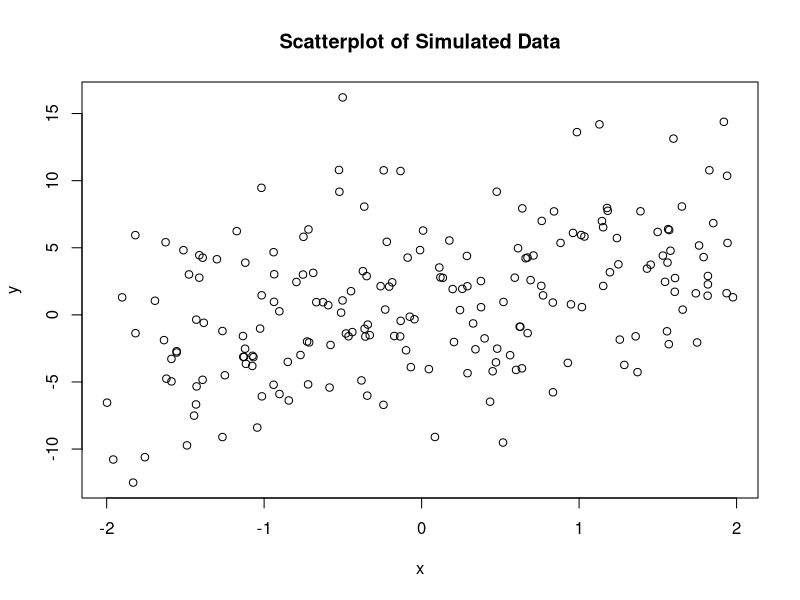
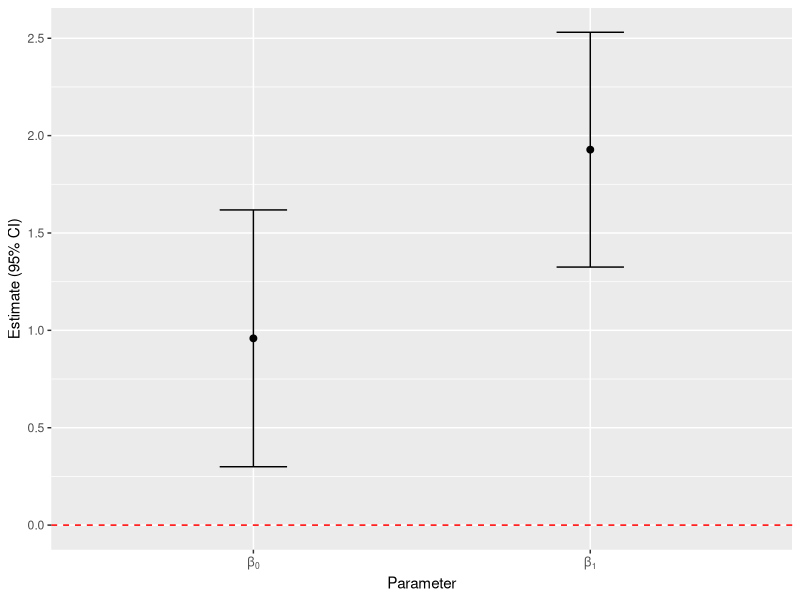
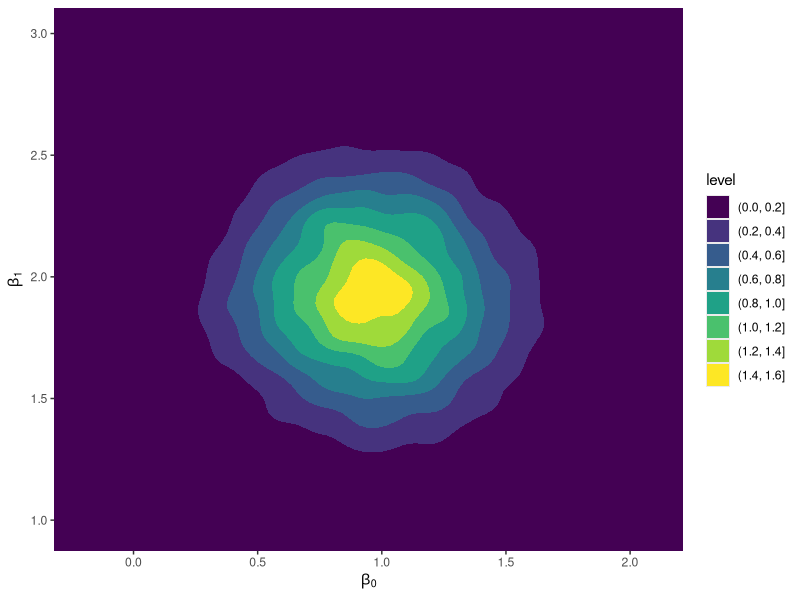
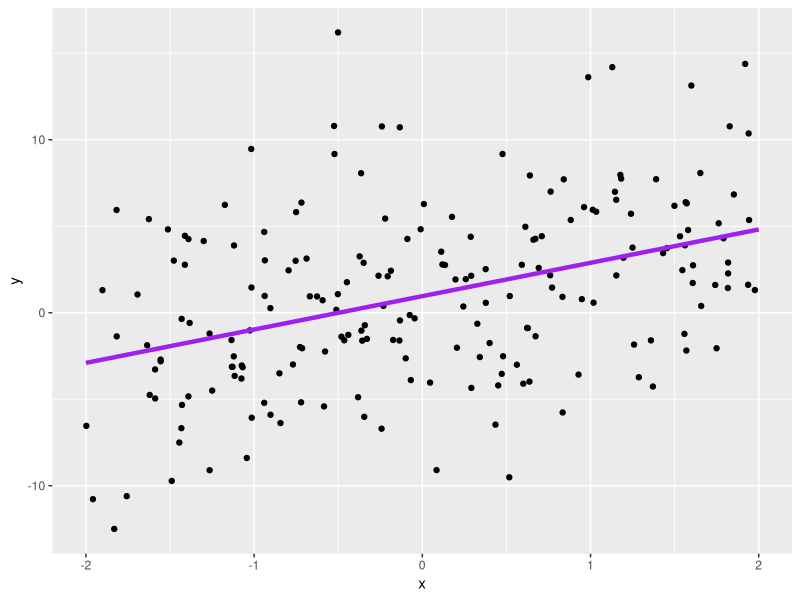
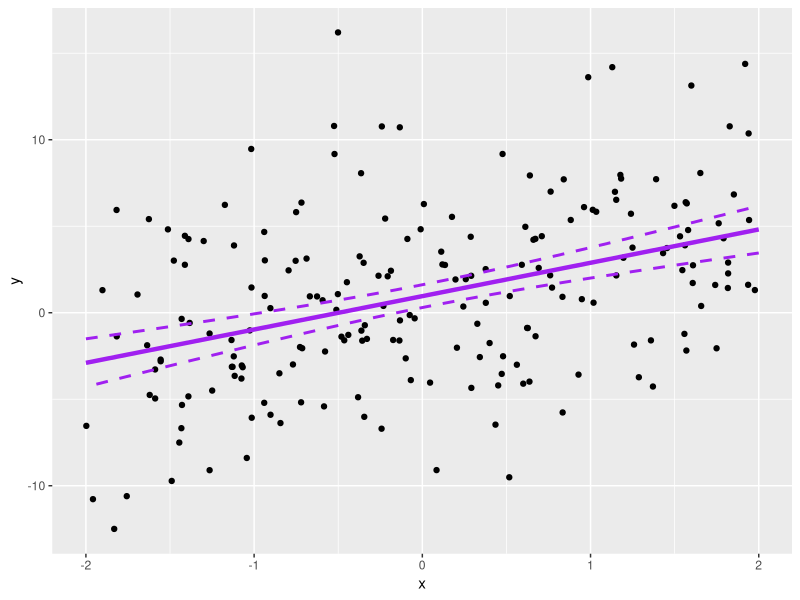
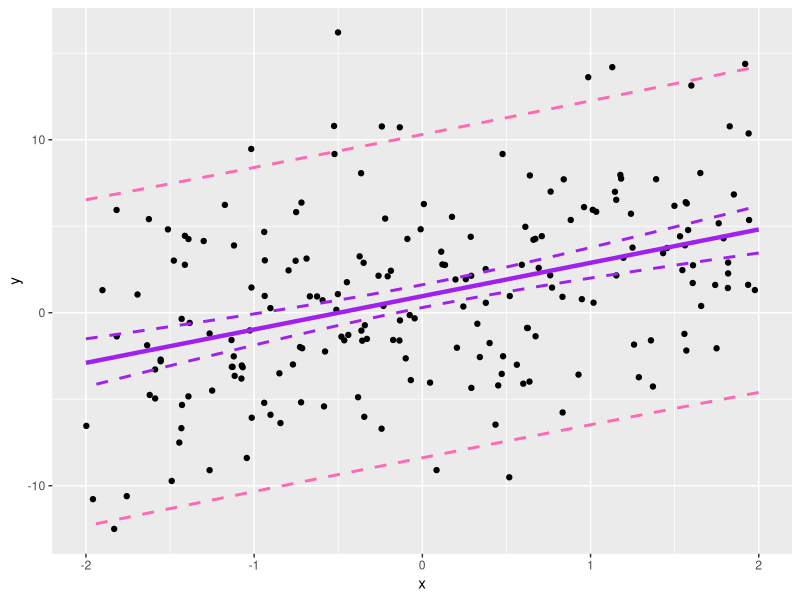
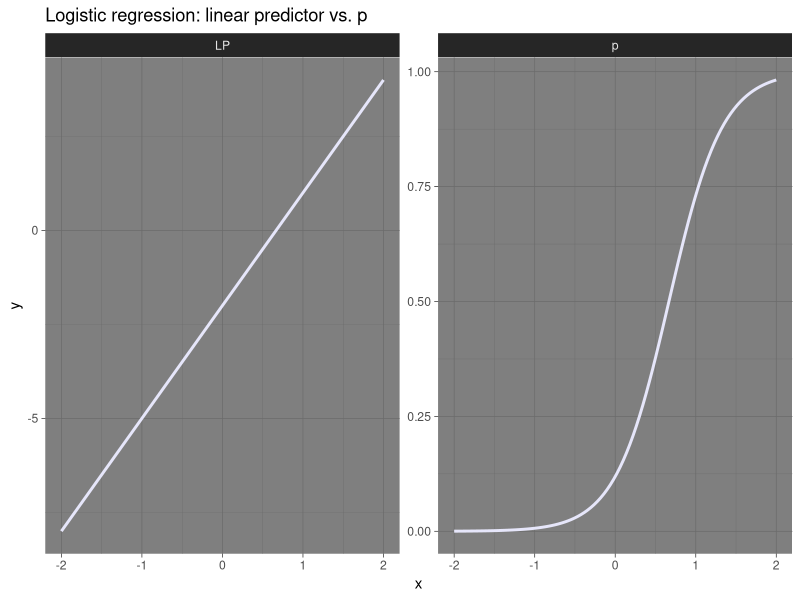
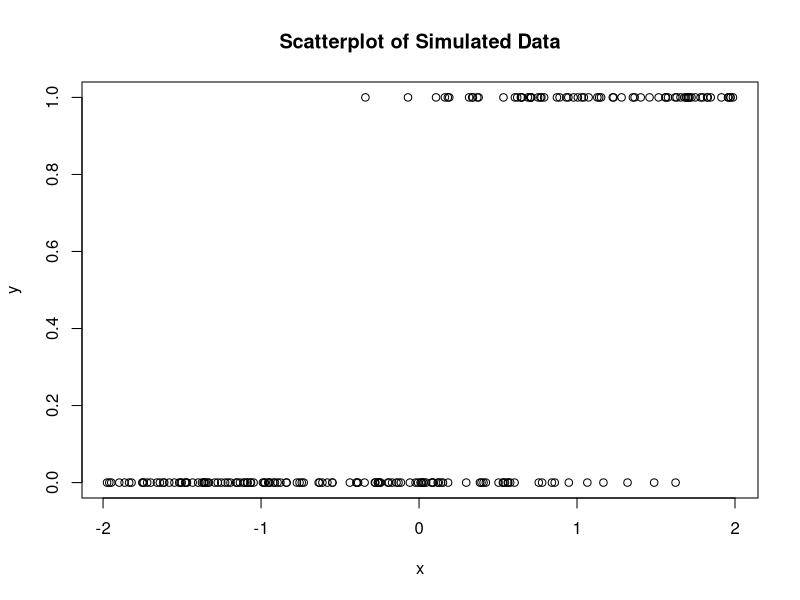

The R source for these figures, in order:
## ---- chunk 1
#| echo: true

b0 <- 1
b1 <- 2
sigma <- 5
## ---- chunk 2
#| echo: true

set.seed(123)
x <- runif(n = 200, min = -2, max = 2)
## ---- chunk 3
#| echo: true

set.seed(123)
epsilon <- rnorm(n = length(x), mean = 0, sd = sigma)
## ---- chunk 4
#| echo: true

y <- b0 + b1*x + epsilon
## ---- chunk 5
#| echo: true

lm_data <- data.frame(x = x, y = y)
head(lm_data)
## ---- chunk 6
#| echo: true
#| fig-align: center

plot(lm_data$x, lm_data$y, xlab = "x", ylab = "y", main = "Scatterplot of Simulated Data")
## ---- chunk 7
#| echo: true

my_lm <- lm(y ~ x, data = lm_data)
## ---- chunk 8
#| echo: true

summary(my_lm)
## ---- chunk 9
#| echo: true

sd(resid(my_lm))
## ---- chunk 10
#| echo: true

confint(my_lm)
## ---- chunk 11
#| echo: true

# Combine coefficients with confidence intervals
beta_data <- as.data.frame(cbind(coef(my_lm), confint(my_lm)))
# Rename columns
names(beta_data) <- c("est", "lwr", "upr")
# Add a label
beta_data$param <- c("b0", "b1")
# Print
beta_data
## ---- chunk 12
#| echo: true
#| fig-align: center

library(ggplot2)

ggplot(beta_data, aes(x = param, y = est, ymin = lwr, ymax = upr)) +
  geom_errorbar(width = 0.2) +
  geom_point(size = 2) +
  geom_hline(yintercept = 0, color = "red", linetype = "dashed") +
  labs(x = "Parameter", y = "Estimate (95% CI)") +
  scale_x_discrete(breaks = c("b0", "b1"), labels = expression(beta[0], beta[1]))

## ---- chunk 13
#| echo: true

vcov(my_lm)
## ---- chunk 14
#| echo: true

# Load a package for working with multivariate distributions
library(mvtnorm)

# Draw a large number of samples from a multivariate normal distribution
beta_samps <- rmvnorm(n = 10000,
                      # mean is given by the point estimate
                      mean = coef(my_lm),
                      # sigma is given by the var-covar matrix
                      sigma = vcov(my_lm))
head(beta_samps)

# Convert to data.frame for plotting with ggplot
beta_samps <- as.data.frame(beta_samps)
names(beta_samps) <- c("b0", "b1")

# Plot
ggplot(beta_samps, aes(x = b0, y = b1)) +
  geom_density_2d_filled() +
  coord_cartesian(expand = FALSE) +
  labs(x = expression(beta[0]),
       y = expression(beta[1]))
## ---- chunk 15
#| echo: true
#| fig-align: center

# Create a new data.frame of x values to predict over
my_lm_pred <- data.frame(x = seq(-2, 2, length.out = 100))

# Predict the value of the line
my_lm_pred$est <- predict(my_lm, newdata = my_lm_pred)

# Plot
p <- ggplot() +
  # Plot the raw data points
  geom_point(aes(x = x, y = y), data = lm_data) +
  # Plot the regression line
  geom_line(aes(x = x, y = est), data = my_lm_pred,
            color = "purple", linewidth = 1.5)

p

## ---- chunk 16
#| echo: true
#| fig-align: center

# Predict confidence interval
my_lm_confint <- cbind(my_lm_pred,
                       predict(my_lm, newdata = my_lm_pred, 
                               interval = "confidence"))

# Plot
p2 <- p +
  # Add the confidence interval
  geom_ribbon(aes(x = x, y = est, ymin = lwr, ymax = upr), data = my_lm_confint,
              fill = NA, color = "purple", linewidth = 1, linetype = "dashed")

p2
## ---- chunk 17
#| echo: true
#| fig-align: center

# Predict prediction interval
my_lm_predint <- cbind(my_lm_pred,
                       predict(my_lm, newdata = my_lm_pred, 
                               interval = "prediction"))

# Plot
p3 <- p2 +
  # Add the prediction interval
  geom_ribbon(aes(x = x, y = est, ymin = lwr, ymax = upr), data = my_lm_predint,
              fill = NA, color = "hotpink", linewidth = 1, linetype = "dashed")

p3
## ---- chunk 18
#| echo: true
#| code-fold: true
#| fig-align: center

# Some x
x <- seq(-2, 2, length.out = 100)

# Some betas
b0 <- -2
b1 <- 3

# The linear predictor
lp <- b0 + b1*x

# Back-transform
p <- plogis(lp)

# Put it in a data.frame for ggplot
df <- rbind(data.frame(x = x, y = lp, which = "LP"),
            data.frame(x = x, y = p, which = "p")
)

# Plot
ggplot(df, aes(x = x, y = y)) +
  facet_wrap(~ which, scales = "free") +
  geom_line(linewidth = 1, color = "lavender") +
  ggtitle("Logistic regression: linear predictor vs. p") +
  theme_dark()

## ---- chunk 19
#| echo: true

b0 <- -2
b1 <- 3
N <- 1
## ---- chunk 20
#| echo: true

set.seed(321)
x <- runif(n = 200, min = -2, max = 2)
## ---- chunk 21
#| echo: true

# Note plogis() is the inverse logit function
p <- plogis(b0 + b1*x)
## ---- chunk 22
#| echo: true

# Note plogis() is the inverse logit function
y <- rbinom(n = length(x), size = N, prob = p)
## ---- chunk 23
#| echo: true

glm_data <- data.frame(x = x, y = y)
## ---- chunk 24
#| echo: true
#| fig-align: center

plot(glm_data$x, glm_data$y, xlab = "x", ylab = "y", main = "Scatterplot of Simulated Data")
## ---- chunk 25
#| echo: true

my_glm <- glm(y ~ x, data = glm_data, family = binomial(link = "logit"))
## ---- chunk 26
#| echo: true

summary(my_glm)
## ---- chunk 27
#| echo: true
#| fig-align: center
#| message: false

# Combine coefficients with confidence intervals
beta_data <- as.data.frame(cbind(coef(my_glm), confint(my_glm)))
# Rename columns
names(beta_data) <- c("est", "lwr", "upr")
# Add a label
beta_data$param <- c("b0", "b1")

ggplot(beta_data, aes(x = param, y = est, ymin = lwr, ymax = upr)) +
  geom_errorbar(width = 0.2) +
  geom_point(size = 2) +
  geom_hline(yintercept = 0, color = "red", linetype = "dashed") +
  labs(x = "Parameter", y = "Estimate (95% CI)") +
  scale_x_discrete(breaks = c("b0", "b1"), labels = expression(beta[0], beta[1]))

## ---- chunk 28
#| echo: true
#| fig-align: center

# Create a new data.frame of x values to predict over
my_glm_pred <- data.frame(x = seq(-2, 2, length.out = 100))

# Predict the value of the line (back-transformed)
my_glm_pred$est <- predict(my_glm, newdata = my_glm_pred, type = "response")

# Plot
p <- ggplot() +
  # Plot the raw data points
  geom_point(aes(x = x, y = y), data = glm_data) +
  # Plot the regression line
  geom_line(aes(x = x, y = est), data = my_glm_pred,
            color = "purple", linewidth = 1.5)

p

## ---- chunk 29
#| echo: true
#| fig-align: center

# Predict with standard errors
# Note this is now a list.
my_glm_se <- predict(my_glm, newdata = my_glm_pred, type = "link", se.fit = TRUE)

# Create data.frame with confidence interval
my_glm_confint <- my_glm_pred
my_glm_confint$logit_p <- my_glm_se$fit
my_glm_confint$se <- my_glm_se$se.fit
# Critical values for 95% confidence interval:
crit_lwr <- qnorm(0.025)
crit_upr <- qnorm(0.975)
# Lower bound on the logit scale
my_glm_confint$logit_lwr <- my_glm_confint$logit_p + crit_lwr * my_glm_confint$se
# Upper bound on the logit scale
my_glm_confint$logit_upr <- my_glm_confint$logit_p + crit_upr * my_glm_confint$se

# Back-transform
my_glm_confint$p <- plogis(my_glm_confint$logit_p)
my_glm_confint$lwr <- plogis(my_glm_confint$logit_lwr)
my_glm_confint$upr <- plogis(my_glm_confint$logit_upr)

# Plot
p2 <- p +
  # Add the confidence interval
  geom_ribbon(aes(x = x, y = est, ymin = lwr, ymax = upr), data = my_glm_confint,
              fill = NA, color = "purple", linewidth = 1, linetype = "dashed")

p2
